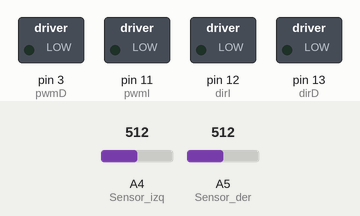
A sketch run on a simulated Arduino Uno, built with avr-gcc and run on an emulated ATmega328P. Parts: switched loads named in the sketch (green lamp = pin HIGH). The test bench sets the inputs (shaded band); at power-on: A4 (Sensor_izq) = 512, A5 (Sensor_der) = 512.

Above: at 3.2 s.
3.3 s: A4 (Sensor_izq) set to 316
4.8 s: A4 (Sensor_izq) set to 284
At 5.5 s:
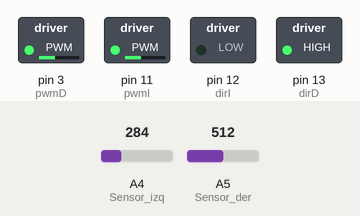
6.3 s: A5 (Sensor_der) set to 315
7.8 s: A5 (Sensor_der) set to 289
At 8.9 s:
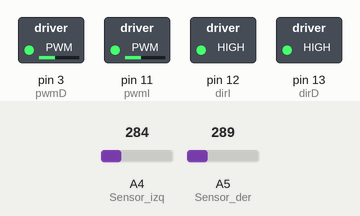
9.3 s: A4 (Sensor_izq) set to 306
At 10.1 s:
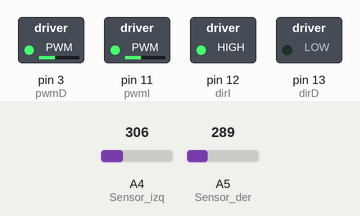
10.8 s: A5 (Sensor_der) set to 306
At 11.2 s:
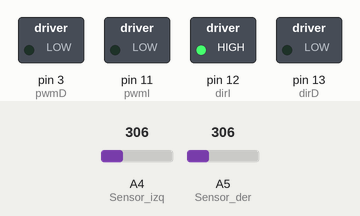
Timing chart, 0 to 13.3 s (numbered marks = the images above; inputs shaded):
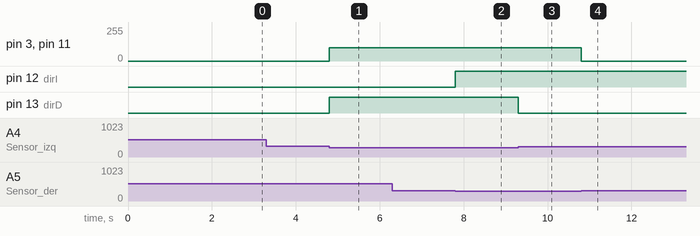

Measured:
- the behaviour switches between 300 and 299 on A4 (Sensor_izq) (found by bisection; images 0 and 1)
- the behaviour switches between 300 and 299 on A5 (Sensor_der) (found by bisection; images 1 and 2)
- after the input at 3.3 s, every drawn part: stays the same
- after the input at 4.8 s, pin 3 (pwmD), pin 11 (pwmI): 0/255 → 100/255 at once; pin 13 (dirD): LOW → HIGH at once
- after the input at 6.3 s, every drawn part: stays the same
- after the input at 7.8 s, pin 12 (dirI): LOW → HIGH at once
- after the input at 9.3 s, pin 13 (dirD): HIGH → LOW at once
- after the input at 10.8 s, pin 3 (pwmD), pin 11 (pwmI): 100/255 → 0/255 at once

The sketch:

RobotSeguidor_deLinea.ino
```cpp
/**
  *@file  RobotSeguidorDelinea
  *@brief Robot seguidor de linea
  *@details mediante dos sensores infrarrojos el robot se guia por una linea negra
  *@author Christian Peralta
  */
#define Sensor_izq A4 //defino a la entrada analogica A4 como Sensor_izq
#define Sensor_der A5 //defino a la entrada analogica A5 como Sensor_der
#define ADELANTE HIGH //defino al estado HIGH como ADELANTE
#define ATRAS LOW     //defino al estado LOW como ATRAS
#define VELOCIDAD 100 //defino el valor 100 como VELOCIDAD que equivale aprox. a 1.95 volt
#define RANGO 300     //300 es equivalente a aprox. 1.5 volt entonces los valores de tension por arriba de
                      //este seran tomados como color blanco y los valores menores
                      //seran tomados como color negro

//pines que controlan los motores
int pwmD = 3 ;  //pin que controla la velocidad de la rueda derecha. 0-255
int pwmI = 11 ; //pin que controla la velocidad de la rueda izquierda. 0-255
int dirD = 13 ; //pines que controlan la direccion de la rueda derecha. adelante-HIGH atras-LOW
int dirI = 12 ; //pines que controlan la direccion de la rueda izquierda. adelante-HIGH  atras-LOW

void setup (){
  //declaro los pines 3, 11 , 12 y 13 como salida
  pinMode(pwmD,OUTPUT); //configuro pin 3  como salida
  pinMode(pwmI,OUTPUT); //configuro pin 11 como salida
  pinMode(dirD,OUTPUT); //configuro pin 13 como salida
  pinMode(dirI,OUTPUT); //configuro pin 12 como salida
  delay(2000);
}


void loop() {
  //si ambos sensores estan sobre la linea negra
  if (analogRead(Sensor_izq)<RANGO && analogRead(Sensor_der)<RANGO)
    adelante();      //Robot se mueve hacia adelante                                         // Movimiento adelante
  //si el sensor derecho esta sobre la linea blanca y el izquierdo sobre la linea negra
  if (analogRead(Sensor_der)>RANGO && analogRead(Sensor_izq)<RANGO)
    izquierda();     // Giro sentido antihorario                                          // Giro diferencial a izquierda
  //si el sensor derecho esta sobre la linea negra y el izquierdo sobre la linea blanca
  if (analogRead(Sensor_izq)>RANGO && analogRead(Sensor_der)<RANGO)
    derecha();      // Giro sentido horario
    //si ambos sensores estan sobre la superficie blanca
  if (analogRead(Sensor_izq)>RANGO && analogRead(Sensor_der)>RANGO)
    pare();          //detengo al robot                                         // Parada
}

//Muevo el robot hacia adelante
void adelante (void) {
   analogWrite(pwmD,VELOCIDAD);
   analogWrite(pwmI,VELOCIDAD);
   digitalWrite(dirD,ADELANTE);
   digitalWrite(dirI,ADELANTE);
}
//Muevo el robot en sentido antihorario
void izquierda (void) {
  analogWrite(pwmD,VELOCIDAD);
  analogWrite(pwmI,VELOCIDAD);
  digitalWrite(dirI,ATRAS);
  digitalWrite(dirD,ADELANTE);
}
//Muevo el robot en sentido horario
void derecha (void)
{
  analogWrite(pwmD,VELOCIDAD);
  analogWrite(pwmI,VELOCIDAD);
  digitalWrite(dirI,ADELANTE);
  digitalWrite(dirD,ATRAS);
}
//Detengo el robot
void pare (void)
{
    analogWrite(pwmD,0);
    analogWrite(pwmI,0);
}
```
